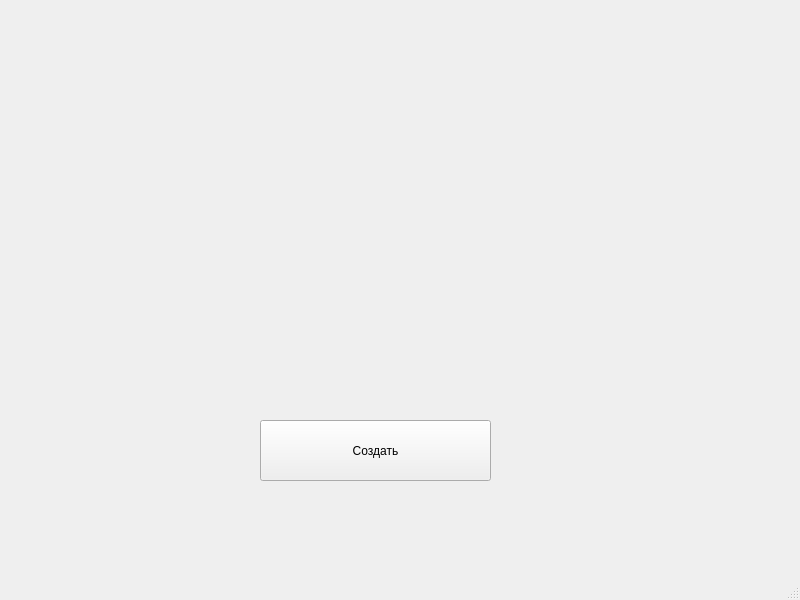
<?xml version="1.0" encoding="UTF-8"?>
<ui version="4.0">
 <class>Ui</class>
 <widget class="QMainWindow" name="Ui">
  <property name="geometry">
   <rect>
    <x>0</x>
    <y>0</y>
    <width>800</width>
    <height>600</height>
   </rect>
  </property>
  <property name="windowTitle">
   <string>Git и желтые окружности</string>
  </property>
  <widget class="QWidget" name="centralwidget">
   <widget class="QPushButton" name="pushButton">
    <property name="geometry">
     <rect>
      <x>260</x>
      <y>420</y>
      <width>231</width>
      <height>61</height>
     </rect>
    </property>
    <property name="text">
     <string>Создать</string>
    </property>
   </widget>
   <widget class="QLabel" name="label">
    <property name="geometry">
     <rect>
      <x>10</x>
      <y>0</y>
      <width>781</width>
      <height>411</height>
     </rect>
    </property>
    <property name="text">
     <string/>
    </property>
   </widget>
  </widget>
  <widget class="QMenuBar" name="menubar">
   <property name="geometry">
    <rect>
     <x>0</x>
     <y>0</y>
     <width>800</width>
     <height>21</height>
    </rect>
   </property>
  </widget>
  <widget class="QStatusBar" name="statusbar"/>
 </widget>
 <resources/>
 <connections/>
</ui>
